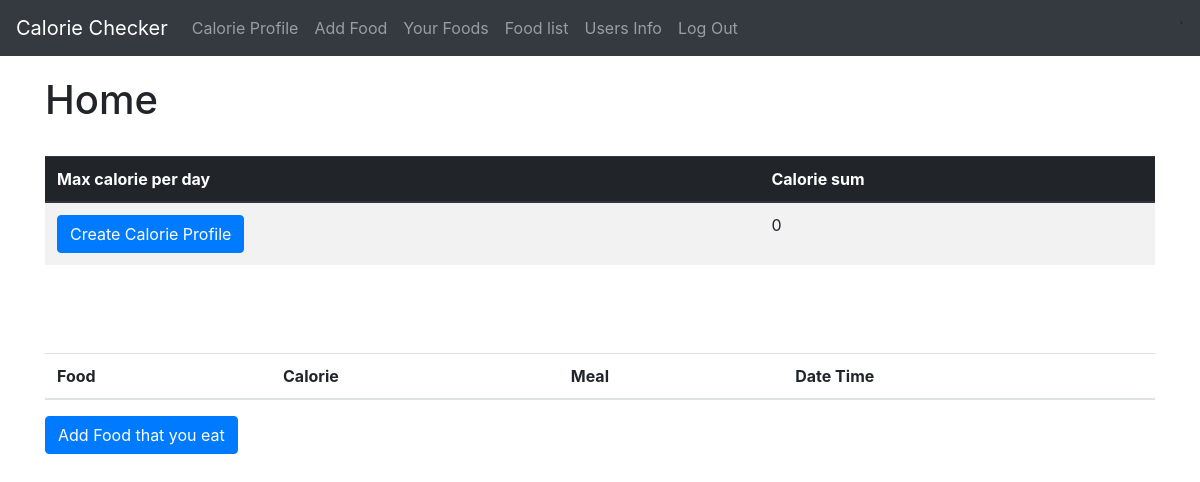
Before: / (signed in) with the older database file.
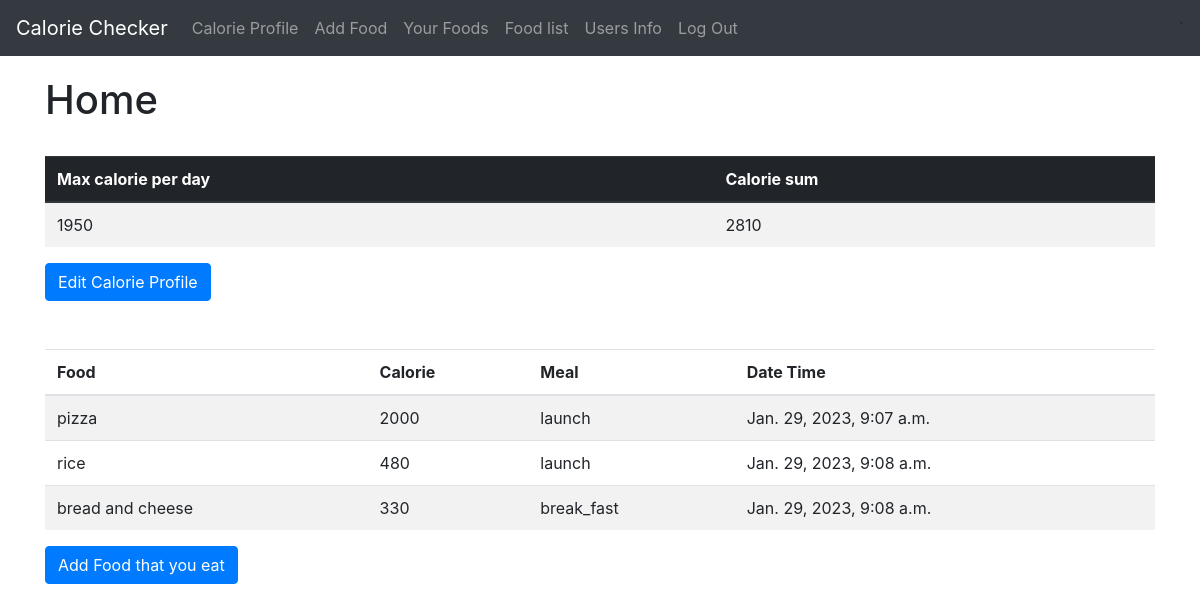
After: the same page with the newer database file.
### calorie/models.py (models this page shows, shortened)
class CalorieProfile(models.Model):
    user = models.OneToOneField(User, related_name='calorie_profile', on_delete=models.CASCADE)
    max_daily_calorie = models.PositiveBigIntegerField()

class UserFood(models.Model):
    BREAK_FAST = 'break_fast'
    LAUNCH = 'launch'
    DINNER = 'dinner'
    MEAL_CHOICES = (
        ('b', BREAK_FAST),
        ('l', LAUNCH),
        ('d', DINNER),
    )
    user = models.ForeignKey(User, related_name='foods', on_delete=models.CASCADE)
    food = models.ForeignKey(Food, related_name='users', on_delete=models.CASCADE)
    meal = models.CharField(max_length=10, choices=MEAL_CHOICES)
    created_at = models.DateTimeField(auto_now_add=True)

class Food(models.Model):
    name = models.CharField(max_length=256)
    calorie = models.PositiveBigIntegerField()

### calorie/views.py (the view)
# urls.py: path('', HomeView.as_view(), name='home'),
class HomeView(LoginRequiredMixin, DetailView):
    template_name = 'home.html'
    def get_object(self, queryset=None):
        return User.objects.select_related('calorie_profile').annotate(
            calorie_sum=Coalesce(Sum('foods__food__calorie'), 0)).get(
                id=self.request.user.id)

### templates/home.html
{% extends 'base.html' %}
{% block content %}
    <h1>Home</h1>
    <br>
    <table class="table table-striped">
        <thead class="thead-dark">
        <tr>
            <th scope="col">Max calorie per day</th>
            <th scope="col">Calorie sum</th>
        </tr>
        </thead>
        <tbody>
        <tr>
            {% if object.calorie_profile %}
                <td>{{ object.calorie_profile.max_daily_calorie }}</td>
            {% else %}
                <td><a class="btn btn-primary" href="{% url 'calorie_profile_new' %}">Create
                    Calorie Profile</a></td>
            {% endif %}
            <td>{{ object.calorie_sum }}</td>
        </tr>
        </tbody>
    </table>
    {% if object.calorie_profile %}
        <a class="btn btn-primary" href="{% url 'calorie_profile_edit' %}">Edit Calorie Profile</a>
    {% endif %}
    <br>
    <br>
    <br>
    <table class="table table-striped">
        <thead>
        <tr>
            <th scope="col">Food</th>
            <th scope="col">Calorie</th>
            <th scope="col">Meal</th>
            <th scope="col">Date Time</th>
        </tr>
        </thead>
        <tbody>
        {% for obj in object.foods.all %}
            <tr>
                <td>{{ obj.food.name }}</td>
                <td>{{ obj.food.calorie }}</td>
                <td>{{ obj.get_meal_display }}</td>
                <td>{{ obj.created_at }}</td>
            </tr>
        {% endfor %}
        </tbody>
    </table>
    <a class="btn btn-primary" href="{% url 'user_food_new' %}">Add Food that you eat</a>
{% endblock content %}

Changed rows visible on the page:
added UserFood: food.name "pizza", food.calorie "2000", meal "launch", created_at "Jan. 29, 2023, 9:07 a.m."
added UserFood: food.name "rice", food.calorie "480", meal "launch", created_at "Jan. 29, 2023, 9:08 a.m."
added UserFood: food.name "bread and cheese", food.calorie "330", meal "break_fast", created_at "Jan. 29, 2023, 9:08 a.m."
Other visible differences:
{{ object.calorie_profile.max_daily_calorie }}: (not shown) → "1950"
{{ object.calorie_sum }}: "0" → "2810"
text no longer shown: "Create Calorie Profile"
text now shown: "Edit Calorie Profile"
